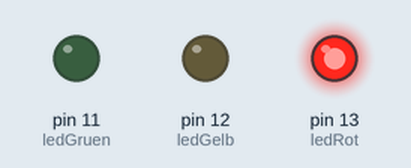
Recording of a sketch running on a simulated Arduino Uno, built with avr-gcc and run on an emulated ATmega328P. On the bench: output pins drawn as LEDs (lit = HIGH).

Above: at 0.5 s.
At 1.5 s:
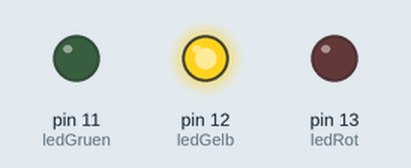
At 5.5 s:
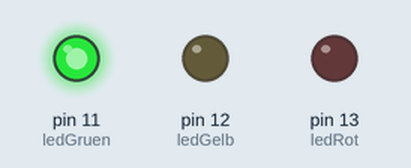
Timing chart, 0 to 6.9 s (numbered marks = the images above):
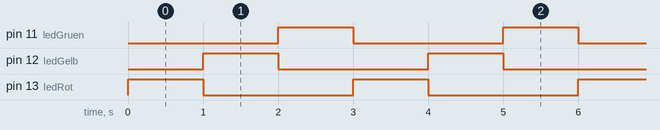

Measured:
- by itself, pin 11 (ledGruen), pin 12 (ledGelb), pin 13 (ledRot): alternates HIGH for 1.0 s and LOW for 2.0 s
- by itself, everything shown: repeats every 3.0 s, in 3 steps

The sketch:

3_controlThreeLEDs.ino
```cpp
//You can find the description on: https://www.mymakerstuff.com/3-control-three-leds/

int ledRot   = 13;                      // define variable for pin 13
int ledGelb  = 12;                      // define variable for pin 12
int ledGruen = 11;                      // define variable for pin 11

void setup() {

  pinMode(ledRot, OUTPUT);              //
  pinMode(ledGelb, OUTPUT);             // define pin 11,12,13 as output
  pinMode(ledGruen, OUTPUT);            //
}

void loop() {

  digitalWrite(ledRot, LOW);            //
  digitalWrite(ledGelb, LOW);           // turn every LED off
  digitalWrite(ledGruen, LOW);          //

  digitalWrite(ledRot, HIGH);           // turn the red LED on
  delay(1000);                          // wait a second

  digitalWrite(ledRot, LOW);            // turn the red LED off
  digitalWrite(ledGelb, HIGH);          // after that turn the yellow LED on
  delay(1000);                          // wait a second

  digitalWrite(ledGelb, LOW);           // turn the yellow LED off
  digitalWrite(ledGruen, HIGH);         // after that turn the green LED on
  delay(1000);                          // wait a second
}
```
